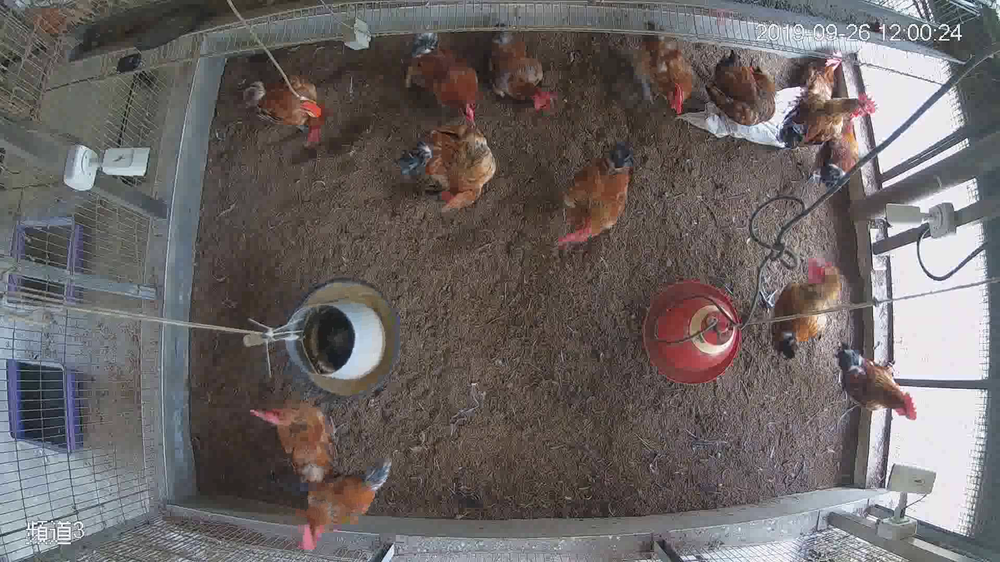
#> input picture test_1.avi_000025208.png, 1000 x 562 px, shrunk from 1920 x 1080 before the run
$ python videoClassifify.py   (older library calls are emulated)
#> lines starting #> are read from the running program, lines starting #| are printed output that depends on the picture; after the words box and inside, x2 and y2 are one past the last pixel; in counts of white or black regions, pixels touching at a corner belong together; pictures that were not available may be replaced by others from this repository, and a replacement may not be noted
### InductiveColorRange.py
import cv2
import numpy as np
import random

class svm:
    def __init__(self):
        self.svm=cv2.ml.SVM_create()

    def training(self,img,scale,background_ratio,mask,show):
        #整理數據
        w,h,d=img.shape
        h=int(h*scale)
        w=int(w*scale)
        img=cv2.resize(img,(h,w))
        HSV=cv2.cvtColor(img,cv2.COLOR_BGR2HSV)
        black=np.zeros(HSV.shape,dtype=np.uint8)
        mask=cv2.resize(mask,(h,w))


        #分離前後景
        chicken=cv2.add(black,HSV,mask=mask)
        mask=255-mask
        background=cv2.add(black,HSV,mask=mask)


        if show : print("-----preprossing data------")

        TwoDimChicken=np.reshape(chicken[:,:,0:2],(-1,2)) #將彩色照片拉成直線
        newTwoDimChicken=[]
        for i in TwoDimChicken: #去除黑色區域，以免影響SVM訓練
            if(i[1]>0):
                newTwoDimChicken.append(i)
        TwoDimChicken=np.array(newTwoDimChicken)

        TwoDimBackground=np.reshape(background[:,:,0:2],(-1,2))#將彩色照片拉成直線，只使用色像跟飽和度
        newTwoDimBackground=[]
        for i in TwoDimBackground:#去除黑色區域，以免影響SVM訓練
            if(i[1]>0):
                newTwoDimBackground.append(i)
        TwoDimBackground=np.array(newTwoDimBackground)

        chickenPixels=len(TwoDimChicken)  #取得非黑色像素總量
        if show : print("chickenPixels=",chickenPixels)
        alable=np.ones((chickenPixels,1))

        backPixels=len(TwoDimBackground)
        if show : print("backPixels=",backPixels)

        randIndexList=random.sample(range(0,backPixels),int(chickenPixels*background_ratio))
        newTwoDimBackground=[]                  #使前景跟背景訓練用的資料量相同
        for i in randIndexList:                 #刪減背景訓練資料
            newTwoDimBackground.append(TwoDimBackground[i])
        TwoDimBackground=newTwoDimBackground
        backPixels=len(TwoDimBackground)
        if show : print("new backPixels=",backPixels)
        blable=np.zeros((backPixels,1))

        lable=np.vstack((alable,blable))
        lable=np.array(lable,dtype='int32')

        TwoDimBackground=np.array(newTwoDimBackground) #List2Array

        data=np.vstack((TwoDimChicken,TwoDimBackground)) #合併陣列

        data=np.array(data,dtype='float32')

        if show : print("-----training start------")
        #訓練SVM
        self.svm.train(data,cv2.ml.ROW_SAMPLE,lable)
        if show : print("-----training complete------")

        #if show : self.svm.save("Model/svmModel.xml")
        if not show : return self.svm

    def classifier(self,img,scale,show): #基於SVM的顏色分類器
        if show : print("-----predict------")
        #整理輸入數據
        img=cv2.resize(img,None,fx=scale,fy=scale)
        w,h,d=img.shape
        HSV=cv2.cvtColor(img,cv2.COLOR_BGR2HSV)

        TwoDimHSV=np.reshape(HSV[:,:,:2],(-1,2))#圖形直線化 ，只使用色像跟飽和度
        pt_data = np.array(TwoDimHSV) #設定資料型態
        pt_data = np.array(pt_data, dtype = 'float32')
        #使用SVM進行預測
        predict = self.svm.predict(pt_data)

        predictImg=np.reshape(predict[1],(w,h)) #將預測結果轉回二維
        def post_processing(img): #將預測結果進行後處理，使之更容易看懂
            scale_value=w/360
            kernal_diameter=9 #平滑濾波
            kernal=cv2.getStructuringElement(cv2.MORPH_ELLIPSE,
                                             (kernal_diameter,kernal_diameter))
            img=cv2.filter2D(img,cv2.CV_8U,kernal) #轉回uint8形式
            #設定值處理
            retval,img=cv2.threshold(img,40,255,cv2.THRESH_BINARY)
            #侵蝕
            kernal_diameter=int(5*scale_value)
            kernal=cv2.getStructuringElement(cv2.MORPH_ELLIPSE,
                                             (kernal_diameter,kernal_diameter))
            img=cv2.morphologyEx(img,cv2.MORPH_ERODE,kernal)
            #膨脹
            kernal_diameter=int(9*scale_value)
            kernal=cv2.getStructuringElement(cv2.MORPH_ELLIPSE,
                                             (kernal_diameter,kernal_diameter))
            img=cv2.morphologyEx(img,cv2.MORPH_DILATE,kernal)
            #再侵蝕
            kernal_diameter=int(7*scale_value)
            kernal=cv2.getStructuringElement(cv2.MORPH_ELLIPSE,
                                             (kernal_diameter,kernal_diameter))
            img=cv2.morphologyEx(img,cv2.MORPH_ERODE,kernal)
            return img
        predictImg=post_processing(predictImg)


        if show : print("-----predict complete------")
        if show : cv2.imwrite("result.png",predictImg)
        return predictImg

    def Image_Fusion(self,img,scale,predictImg,oriimg): #將預測結果合併至原圖，產生彩色圖像
        img=cv2.resize(img,None,fx=scale,fy=scale)
        h,w,d=img.shape

        #標示記號顏色設定
        blue=np.ones((h,w),dtype=np.uint8)*0
        green=np.ones((h,w),dtype=np.uint8)*255
        red=np.ones((h,w),dtype=np.uint8)*0
        mark=cv2.merge([blue,green,red])


        mark=cv2.add(mark,mark,mask=predictImg)
        result=cv2.addWeighted(mark,0.23,img,1,gamma=0)
        #貼回原圖
        rh,rw,rd=result.shape

        oriimg=cv2.resize(oriimg,None,fx=scale,fy=scale)
        h,w,d=oriimg.shape

        oriimg[h-rh:h,int(0.2*w):int(0.2*w)+rw,:]=result
        return oriimg

    def Model_optimize(self,img,mask,times): #進行多次訓練取最優結果

        def errorCal(predictImg,mask): #誤差計算
            predictImg=np.array(predictImg,dtype=np.float32)
            mask=np.array(mask,dtype=np.float32) #以浮點數形式記錄負數
            predictImg=cv2.subtract(predictImg,mask)
            predictImg=np.absolute(predictImg)#絕對值
            return np.sum(predictImg) #像素值加總

        bestmodel=None
        besterror=1e+100
        mask=cv2.resize(mask,None,fx=0.25,fy=0.25)
        newmodel=cv2.ml.SVM_create()
        for t in range(times):
            newmodel=self.training(img,0.1,random.uniform(1,2.5),mask,False)
            predictImg=self.classifier(img,0.25,False) #模型透過self.svm傳遞，須注意
            newerror=errorCal(predictImg,mask)
            if( newerror<besterror ): #取代
                besterror=newerror
                bestmodel=newmodel
            print(newerror)
        return bestmodel

    def setModel(self,model):
        self.svm=model

# [34 lines that do not run on import are left out]

### videoClassifify.py
import numpy as np
import cv2

from InductiveColorRange import svm

rendering_resolution=0.667  # >=0.08

SVM=svm()
img=cv2.imread("test_1.avi_000025208.png")
#> img is the input picture: shape (562, 1000, 3); mean B, G, R 100, 100.9, 107.1
mask=cv2.imread("sumMask.bmp",0)
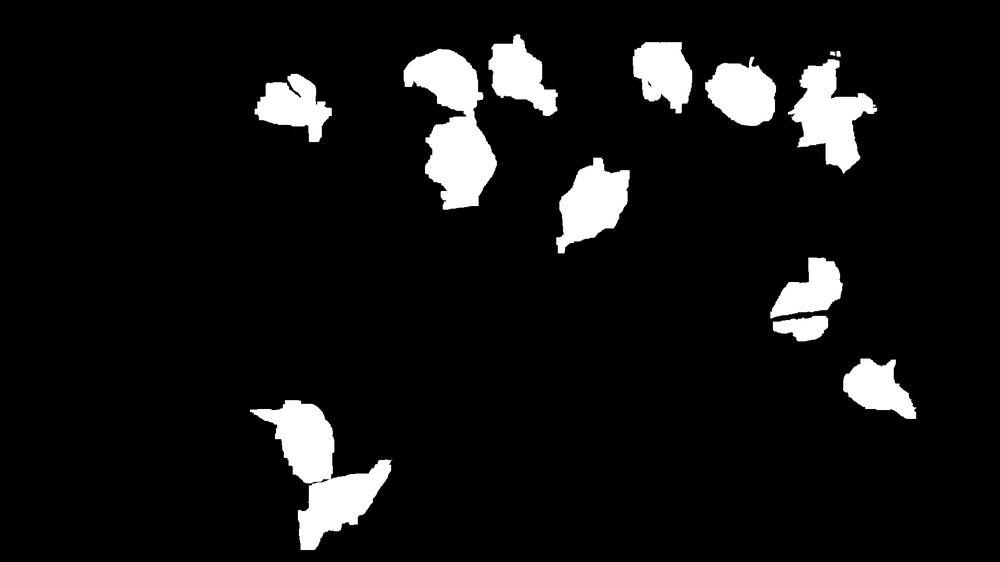
#> input picture sumMask.bmp, 1000 x 562 px, shrunk from 1920 x 1080 before the run
#> mask is the input picture: shape (562, 1000); min 0, max 255, mean 19.7

#優化訓練資料
h,w,d=img.shape
#> h = 562; w = 1000; d = 3
imgroi=img[int(h*0.07):,int(0.2*w):int(0.886*w),:]
maskroi=mask[int(h*0.07):,int(0.2*w):int(0.886*w)]

bestmodel=SVM.Model_optimize(imgroi,maskroi,3)
#> the loop in Model_optimize, `for t in range(times):` made 3 passes
#> (newerror, besterror) on passes 1 to 3: (597371, 597371), (566863, 566863), (439183, 439183)
#| 597371.0
#| 566863.0
#| 439183.0
#> after the loop in Model_optimize, `for t in range(times):`:
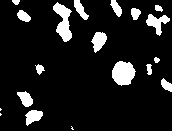
#> predictImg: shape (131, 172); 10.7% white; 19 white regions (3 under 20 px), largest, box (x1, y1, x2, y2) and area: (112, 61, 136, 86) 441, (53, 2, 72, 42) 414, (146, 14, 170, 36) 241
#> after the loop in Model_optimize, `for t in range(times):`: besterror = 439183
SVM.setModel(bestmodel)

cap=cv2.VideoCapture("video/test_1.avi")
i=0
while(cap.isOpened()):
    ret,frame = cap.read()
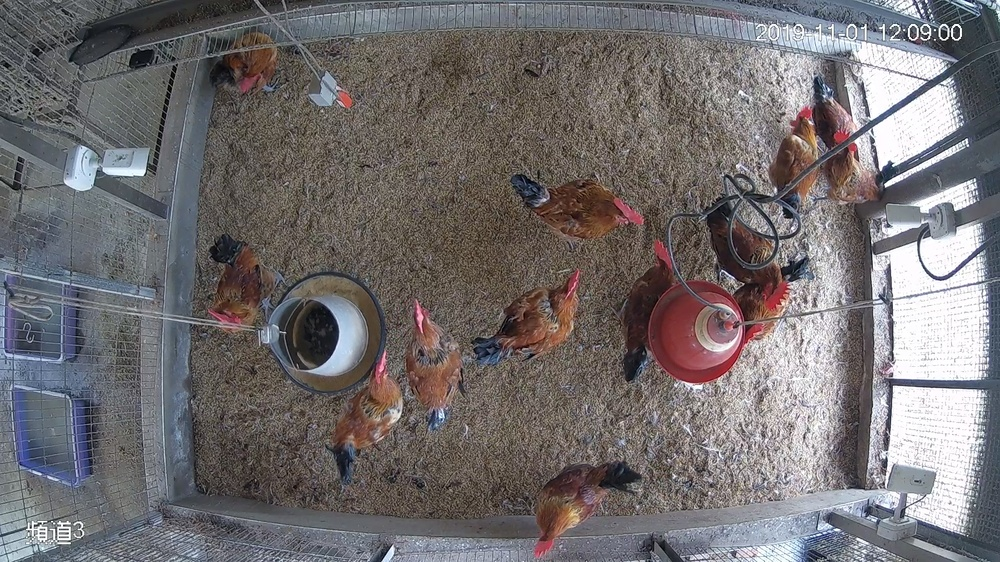
#> input picture images/20191101120900.jpg, 1000 x 562 px, shrunk from 1920 x 1080 before the run, given in place of test_1.avi, which was not available
#> frame is the input picture: shape (562, 1000, 3); mean B, G, R 111.3, 110, 114.2

    h,w,d=img.shape
#> w = 1000
    #範圍外，不視為雞
    frameroi=frame[int(h*0.07):,int(0.2*w):int(0.886*w),:]

    result=SVM.classifier(frameroi,rendering_resolution,False)
#> call 4 of classifier, with scale = 0.667, show = False
#> in classifier (call 4), `HSV=cv2.cvtColor(img,cv2.COLOR_BGR2HSV)`: HSV: shape (349, 458, 3); mean H, S, V 55, 43.8, 113.5
#> in classifier (call 4), `TwoDimHSV=np.reshape(HSV[:,:,:2],(-1,2))#圖形直線化 ，只使用色像跟飽和度`: TwoDimHSV = 159842 pairs, first value 0 to 179, second value 0 to 247
#> in classifier (call 4), `pt_data = np.array(TwoDimHSV)`: pt_data has the same summary as TwoDimHSV
#> in classifier (call 4), `predictImg=np.reshape(predict[1],(w,h))`:
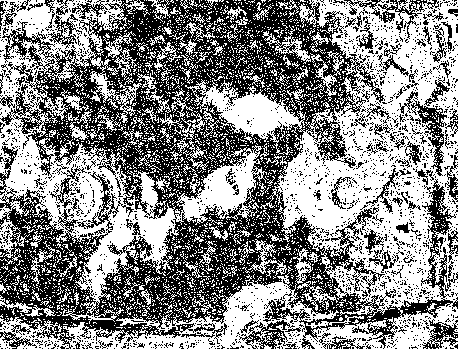
#> predictImg: shape (349, 458) float32; values 0 (black) and 1 (white), 52.9% white; black in thin lines or dots
#> in post_processing (call 4), `img=cv2.filter2D(img,cv2.CV_8U,kernal)`:
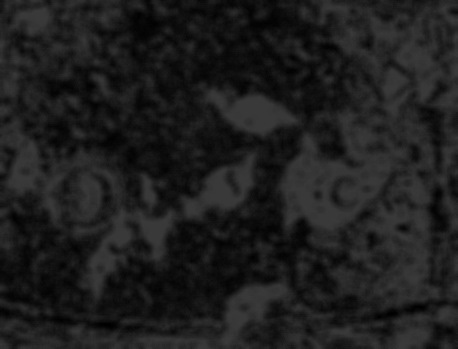
#> img: shape (349, 458); min 0, max 57, mean 30.1
#> in post_processing (call 4), `retval,img=cv2.threshold(img,40,255,cv2.THRESH_BINARY)`: img: shape (349, 458); 26.5% white; 196 white regions (132 under 20 px), largest, box (x1, y1, x2, y2) and area: (280, 0, 458, 305) 19237, (0, 120, 122, 224) 4017, (129, 282, 290, 349) 2992
#> in post_processing (call 4), `img=cv2.morphologyEx(img,cv2.MORPH_ERODE,kernal)`: img: shape (349, 458); 17.4% white; 114 white regions (55 under 20 px), largest, box (x1, y1, x2, y2) and area: (282, 112, 406, 234) 6059, (367, 204, 438, 303) 2800, (88, 209, 174, 296) 1971
#> in post_processing (call 4), `img=cv2.morphologyEx(img,cv2.MORPH_DILATE,kernal)`: img: shape (349, 458); 35% white; 64 white regions, largest, box (x1, y1, x2, y2) and area: (319, 0, 442, 307) 10529, (279, 109, 410, 238) 9172, (357, 5, 458, 112) 4962
#> in post_processing (call 4), `img=cv2.morphologyEx(img,cv2.MORPH_ERODE,kernal)`: img: shape (349, 458); 22.9% white; 74 white regions (22 under 20 px), largest, box (x1, y1, x2, y2) and area: (282, 112, 408, 235) 7144, (367, 145, 440, 304) 4900, (368, 8, 458, 110) 3165
    frame=SVM.Image_Fusion(frameroi,rendering_resolution,result,frame)
#> in Image_Fusion, `result=cv2.addWeighted(mark,0.23,img,1,gamma=0)`:
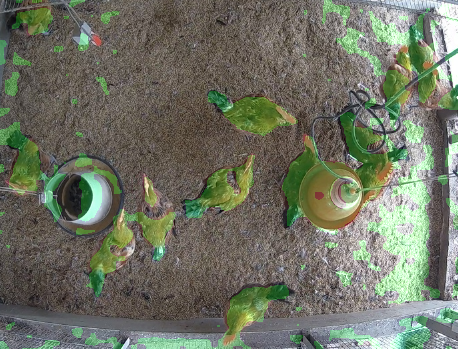
#> result: shape (349, 458, 3); mean of channels 0, 1, 2 99.3, 114.4, 110.9; drawn as B, G, R
#> in Image_Fusion, `oriimg[h-rh:h,int(0.2*w):int(0.2*w)+rw,:]=result`:
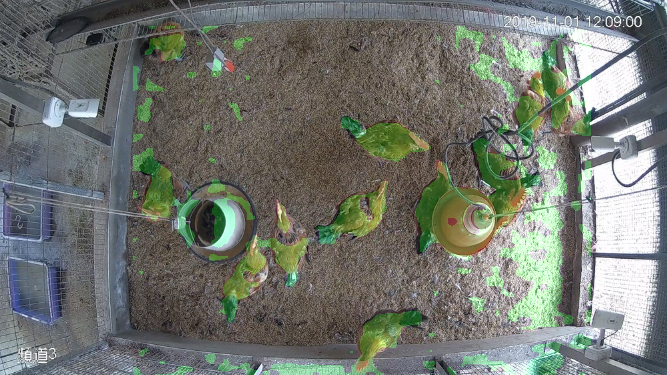
#> oriimg: shape (375, 667, 3); mean of channels 0, 1, 2 111.3, 118.2, 114.1; drawn as B, G, R
    cv2.imshow('frame',frame)#cv2.resize(frame,(1920,1080)))
    c=cv2.waitKey(1)
#> (key Esc is pressed here)
    if ( c==27 ):  #ESC
        break
    i+=1
    cv2.imwrite("VideoOutput/"+str(i)+".jpg",frame)

cap.release()
cv2.destroyAllWindows()
